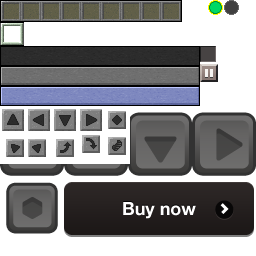
#> input picture rujukan/pocket-edition-2013/mcpe-source/handheld/data/images/gui/gui.png, 256 x 256 px, found by its file name
$ python build_buttons_atlas.py
#> lines starting #> are read from the running program, lines starting #| are printed output that depends on the picture
#!/usr/bin/env python3
"""
Extract the three MCPE 2013 button states (normal / hover / pressed) from
gui.png into a clean 200x60 atlas called gui_buttons.png.

gui.png has the buttons stacked vertically at y=46, y=66, y=86 (each 200x20).
We copy each into a new 200x60 atlas:
    y=0..19   normal
    y=20..39  hover
    y=40..59  pressed

CSS uses this with `background-size: 200px 60px` and `background-position: 0 0`,
`0 -20px`, `0 -40px` to switch states. With `background-repeat: repeat-x`
the 200px-wide button sprite tiles cleanly across any button width — no
"rest of atlas" leaking between tiles (which is what would happen if we
used the full 256x256 gui.png directly with background-position).
"""

from PIL import Image
import os

PUBLIC = os.path.join(os.path.dirname(__file__), "..", "public")
SRC = os.path.join(PUBLIC, "VoxelCraft", "textures", "gui", "gui.png")
OUT = os.path.join(PUBLIC, "VoxelCraft", "textures", "gui", "gui_buttons.png")

src = Image.open(SRC).convert("RGBA")
#> src is the input picture: PIL image 256x256 RGBA; mean R, G, B, A 56.3, 56.4, 57.7, 165.2
out = Image.new("RGBA", (200, 60), (0, 0, 0, 0))
#> out: PIL image 200x60 RGBA; every value is 0

# Normal: y=46..65 in gui.png -> y=0..19 in gui_buttons.png
out.paste(src.crop((0, 46, 200, 66)), (0, 0))
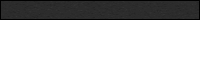
#> out: PIL image 200x60 RGBA; mean R, G, B, A 13, 13, 13, 85; transparent parts drawn white
# Hover: y=66..85 -> y=20..39
out.paste(src.crop((0, 66, 200, 86)), (0, 20))
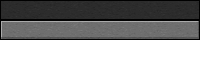
#> out: PIL image 200x60 RGBA; mean R, G, B, A 46, 46, 46, 170; transparent parts drawn white
# Pressed: y=86..105 -> y=40..59
out.paste(src.crop((0, 86, 200, 106)), (0, 40))
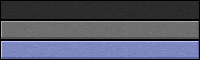
#> out: PIL image 200x60 RGBA; mean R, G, B, A 83.4, 86.3, 102.7, 255

out.save(OUT)
print(f"Saved {OUT} ({out.size})")
#| Saved scripts/../public/VoxelCraft/textures/gui/gui_buttons.png ((200, 60))

# Verify
v = Image.open(OUT)
print(f"Verify:")
print(f"  Normal (10,5)  -> {v.getpixel((10,5))}   (should be ~44 gray)")
#|   Normal (10,5)  -> (40, 40, 40, 255)   (should be ~44 gray)
print(f"  Hover  (10,25) -> {v.getpixel((10,25))}   (should be ~111 light gray)")
#|   Hover  (10,25) -> (106, 106, 106, 255)   (should be ~111 light gray)
print(f"  Pressed(10,45) -> {v.getpixel((10,45))}   (should be ~126 bluish)")
#|   Pressed(10,45) -> (119, 129, 187, 255)   (should be ~126 bluish)
print(f"  Top border  (100,0)  -> {v.getpixel((100,0))}   (should be black)")
#|   Top border  (100,0)  -> (0, 0, 0, 255)   (should be black)
print(f"  Bottom border (100,19) -> {v.getpixel((100,19))} (should be black)")
#|   Bottom border (100,19) -> (0, 0, 0, 255) (should be black)

$ run again, with rujukan/pocket-edition-2013/mcpe-source/handheld/data/images/gui/itemframe.png copied over rujukan/pocket-edition-2013/mcpe-source/handheld/data/images/gui/gui.png
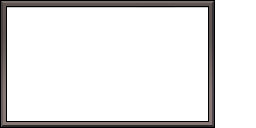
#> input picture rujukan/pocket-edition-2013/mcpe-source/handheld/data/images/gui/itemframe.png, 256 x 128 px, found by its file name
#> src is the input picture: PIL image 256x128 RGBA; mean R, G, B, A 10.1, 9.2, 9.1, 36.2
#> `out.paste(src.crop((0, 46, 200, 66)), (0, 0))`:
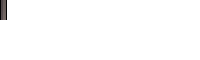
#> out: PIL image 200x60 RGBA; mean R, G, B, A 0.8, 0.7, 0.7, 3; transparent parts drawn white
#> `out.paste(src.crop((0, 86, 200, 106)), (0, 40))`:
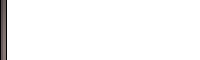
#> out: PIL image 200x60 RGBA; mean R, G, B, A 2.8, 2.5, 2.4, 8.9; transparent parts drawn white
#| Saved scripts/../public/VoxelCraft/textures/gui/gui_buttons.png ((200, 60))
#|   Normal (10,5)  -> (0, 0, 0, 0)   (should be ~44 gray)
#|   Hover  (10,25) -> (0, 0, 0, 0)   (should be ~111 light gray)
#|   Pressed(10,45) -> (0, 0, 0, 0)   (should be ~126 bluish)
#|   Top border  (100,0)  -> (0, 0, 0, 0)   (should be black)
#|   Bottom border (100,19) -> (0, 0, 0, 0) (should be black)
